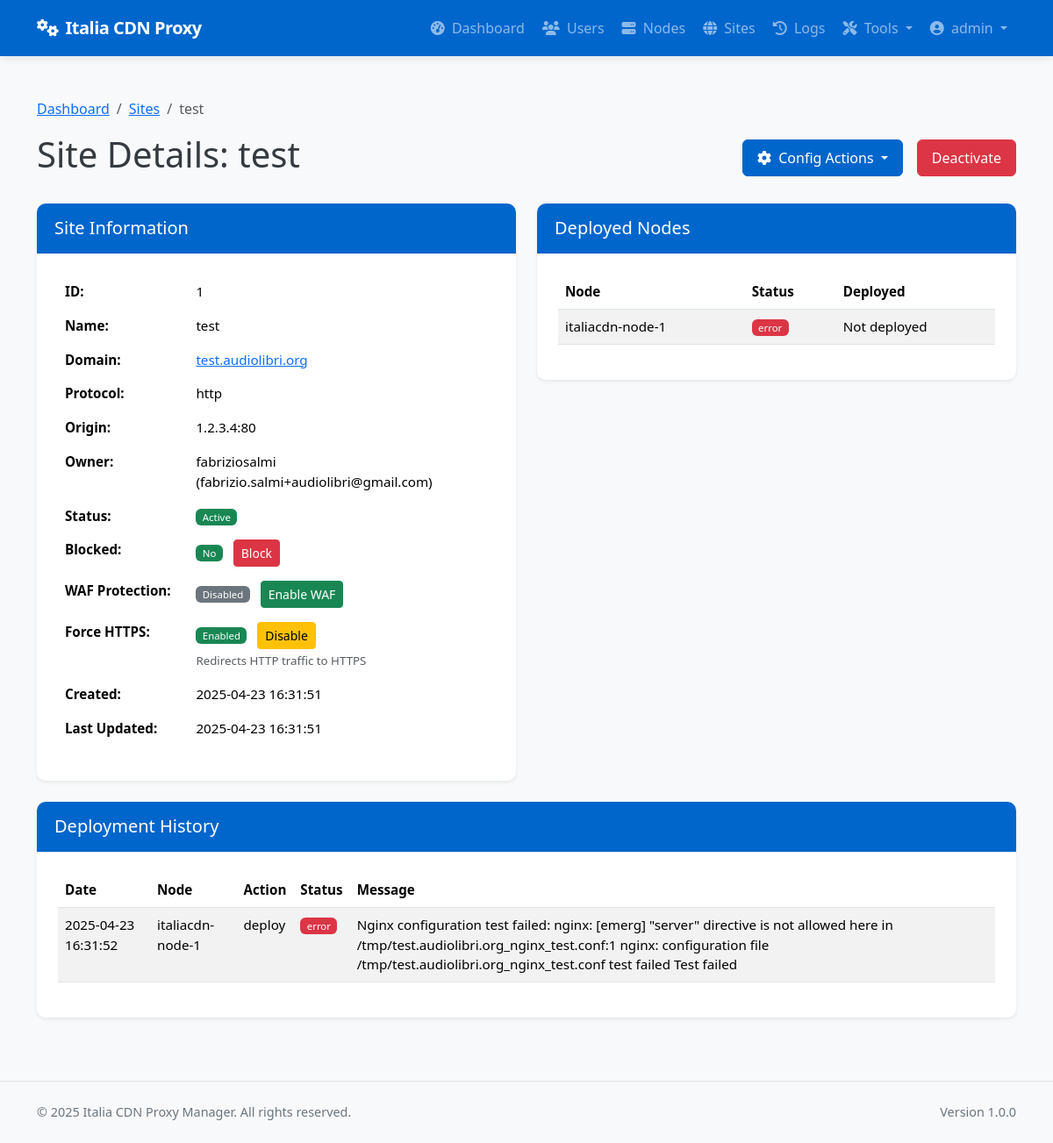
Page /admin/sites/1 (signed in) on the earlier database version.
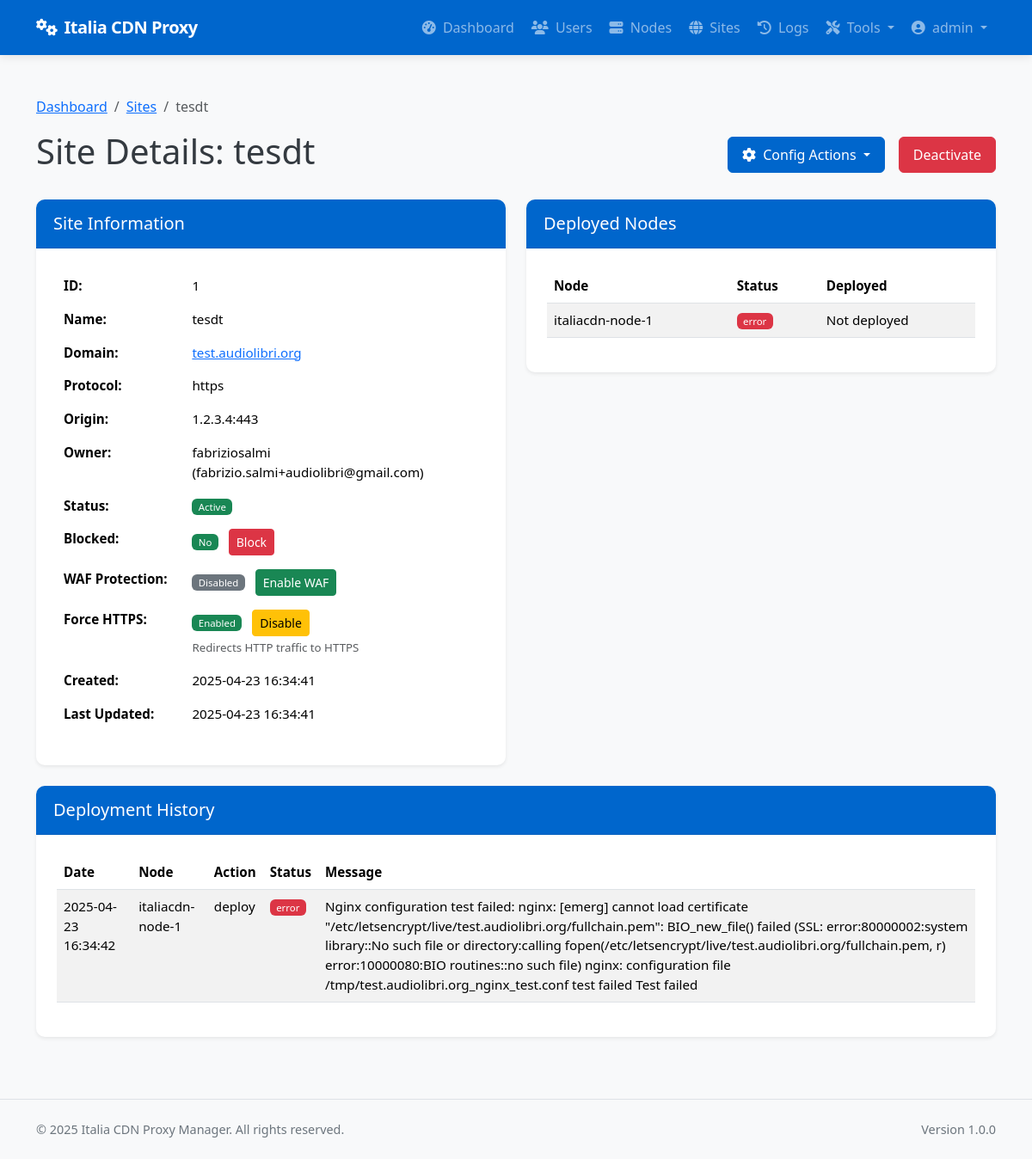
Same page on the later database version.
### app/models/models.py (models this page shows, shortened)
class Site(db.Model):
    __tablename__ = 'sites'
    id = db.Column(db.Integer, primary_key=True)
    name = db.Column(db.String(64), nullable=False)
    domain = db.Column(db.String(255), unique=True, nullable=False)
    protocol = db.Column(db.String(10), nullable=False, default='https')  # http or https
    origin_protocol = db.Column(db.String(10), nullable=False, default='http')  # http or https for origin
    origin_address = db.Column(db.String(255), nullable=False)  # Backend server address
    origin_port = db.Column(db.Integer, nullable=False)
    user_id = db.Column(db.Integer, db.ForeignKey('users.id'), nullable=True)  # Allow null for discovered sites
    is_active = db.Column(db.Boolean, default=True)
    is_blocked = db.Column(db.Boolean, default=False)
    is_discovered = db.Column(db.Boolean, default=False)  # Whether this site was discovered from node
    use_waf = db.Column(db.Boolean, default=False)
    force_https = db.Column(db.Boolean, default=True)  # New column to force HTTP to HTTPS redirect
    enable_cache = db.Column(db.Boolean, default=True)
    cache_time = db.Column(db.Integer, default=3600)  # Cache time in seconds, default 1 hour
    cache_static_time = db.Column(db.Integer, default=86400)  # Cache time for static assets in seconds, default 1 day
    custom_cache_rules = db.Column(db.Text, nullable=True)  # Custom cache rules in Nginx format
    cache_browser_time = db.Column(db.Integer, default=3600)  # Browser cache time in seconds, default 1 hour
    created_at = db.Column(db.DateTime, default=datetime.utcnow)
    updated_at = db.Column(db.DateTime, default=datetime.utcnow, onupdate=datetime.utcnow)
    custom_config = db.Column(db.Text, nullable=True)  # Additional Nginx configuration
    site_nodes = db.relationship('SiteNode', backref='site', lazy='dynamic')
    ssl_certificates = db.relationship('SSLCertificate', backref='site', lazy='dynamic')
    config_versions = db.relationship('ConfigVersion', backref='site', lazy='dynamic')

class DeploymentLog(db.Model):
    __tablename__ = 'deployment_logs'
    id = db.Column(db.Integer, primary_key=True)
    site_id = db.Column(db.Integer, db.ForeignKey('sites.id'), nullable=False)
    node_id = db.Column(db.Integer, db.ForeignKey('nodes.id'), nullable=False)
    user_id = db.Column(db.Integer, db.ForeignKey('users.id'), nullable=True)  # Who performed the action
    action = db.Column(db.String(64), nullable=False)  # deploy, update, remove, ssl_renew, discovery, rollback
    status = db.Column(db.String(20), nullable=False)  # success, error
    message = db.Column(db.Text, nullable=True)
    created_at = db.Column(db.DateTime, default=datetime.utcnow)
    site = db.relationship('Site', backref=db.backref('deployment_logs', lazy='dynamic'))
    node = db.relationship('Node', backref=db.backref('deployment_logs', lazy='dynamic'))
    user = db.relationship('User', backref=db.backref('deployment_logs', lazy='dynamic'))

class Node(db.Model):
    __tablename__ = 'nodes'
    id = db.Column(db.Integer, primary_key=True)
    name = db.Column(db.String(64), unique=True, nullable=False)
    ip_address = db.Column(db.String(45), nullable=False)  # IPv4 or IPv6
    ssh_port = db.Column(db.Integer, default=22)
    ssh_user = db.Column(db.String(64), nullable=False)
    ssh_key_path = db.Column(db.String(256), nullable=True)  # Path to SSH key file
    ssh_password = db.Column(db.String(256), nullable=True)  # Encrypted password (if using password auth)
    is_active = db.Column(db.Boolean, default=True)
    is_discovered = db.Column(db.Boolean, default=False)  # Whether this node was discovered from YAML
    created_at = db.Column(db.DateTime, default=datetime.utcnow)
    updated_at = db.Column(db.DateTime, default=datetime.utcnow, onupdate=datetime.utcnow)
    nginx_config_path = db.Column(db.String(256), default='/etc/nginx/conf.d')
    nginx_reload_command = db.Column(db.String(256), default='sudo systemctl reload nginx')
    detected_nginx_path = db.Column(db.String(256), nullable=True)  # Store detected nginx path
    site_nodes = db.relationship('SiteNode', backref='node', lazy='dynamic')

### app/controllers/admin.py (the view)
@admin.route('/sites/<int:site_id>')
@login_required
@admin_required
def view_site(site_id):
    site = Site.query.get_or_404(site_id)
    site_nodes = SiteNode.query.filter_by(site_id=site_id).all()
    deployment_logs = DeploymentLog.query.filter_by(site_id=site_id).order_by(DeploymentLog.created_at.desc()).all()
    return render_template('admin/sites/view.html',
                           site=site,
                           site_nodes=site_nodes,
                           deployment_logs=deployment_logs)

### app/models/__init__.py (called while the page is built)
@login_manager.user_loader
def load_user(user_id):
    return User.query.get(int(user_id))

### app/models/models.py (called while the page is built)
    def is_admin(self):
        return self.role == 'admin'

### app/services/access_control.py (called while the page is built)
def admin_required(f):
    @wraps(f)
    def decorated_function(*args, **kwargs):
        if not current_user.is_admin():
            flash('You need admin privileges to access this page.', 'error')
            return abort(403)
        return f(*args, **kwargs)
    return decorated_function

### app/templates/admin/sites/view.html (shortened to what the changed rows need)
{% extends 'base.html' %}
{% block content %}
<div class="container py-4">
    <nav aria-label="breadcrumb">
        <ol class="breadcrumb">
            <li class="breadcrumb-item"><a href="{{ url_for('admin.dashboard') }}">Dashboard</a></li>
            <li class="breadcrumb-item"><a href="{{ url_for('admin.list_sites') }}">Sites</a></li>
            <li class="breadcrumb-item active" aria-current="page">{{ site.name }}</li>
        </ol>
    </nav>
    <div class="d-flex justify-content-between align-items-center mb-4">
        <h1>Site Details: {{ site.name }}</h1>
        <div class="d-flex">
            <div class="dropdown me-2">
            </div>
            <form method="POST" action="{{ url_for('admin.toggle_site_active', site_id=site.id) }}" class="ms-2">
                <button type="submit" class="btn btn-{{ 'danger' if site.is_active else 'success' }}">
                    {{ 'Deactivate' if site.is_active else 'Activate' }}
                </button>
            </form>
        </div>
    </div>
    <div class="row">
        <div class="col-md-6">
            <div class="card shadow-sm mb-4">
                <div class="card-body">
                    <table class="table table-borderless">
                        <tr>
                            <th style="width: 30%">ID:</th>
                            <td>{{ site.id }}</td>
                        </tr>
                        <tr>
                            <th>Name:</th>
                            <td>{{ site.name }}</td>
                        </tr>
                        <tr>
                            <th>Domain:</th>
                            <td>
                                <a href="{{ site.protocol }}://{{ site.domain }}" target="_blank" rel="noopener noreferrer">
                                    {{ site.domain }}
                                </a>
                            </td>
                        </tr>
                        <tr>
                            <th>Protocol:</th>
                            <td>{{ site.protocol }}</td>
                        </tr>
                        <tr>
                            <th>Origin:</th>
                            <td>{{ site.origin_address }}:{{ site.origin_port }}</td>
                        </tr>
                        <tr>
                            <th>Owner:</th>
                        </tr>
                        <tr>
                            <th>Status:</th>
                            <td>
                                <span class="badge bg-{{ 'success' if site.is_active else 'danger' }}">
                                    {{ 'Active' if site.is_active else 'Inactive' }}
                                </span>
                            </td>
                        </tr>
                        <tr>
                            <th>Blocked:</th>
                            <td>
                                <span class="badge bg-{{ 'danger' if site.is_blocked else 'success' }}">
                                    {{ 'Yes' if site.is_blocked else 'No' }}
                                </span>
                                <form method="POST" action="{{ url_for('admin.toggle_site_blocked', site_id=site.id) }}" class="d-inline ms-2">
                                    <button type="submit" class="btn btn-sm btn-{{ 'success' if site.is_blocked else 'danger' }}">
                                        {{ 'Unblock' if site.is_blocked else 'Block' }}
                                    </button>
                                </form>
                            </td>
                        </tr>
                        <tr>
                            <th>WAF Protection:</th>
                            <td>
                                <span class="badge bg-{{ 'success' if site.use_waf else 'secondary' }}">
                                    {{ 'Enabled' if site.use_waf else 'Disabled' }}
                                </span>
                                <form method="POST" action="{{ url_for('admin.toggle_site_waf', site_id=site.id) }}" class="d-inline ms-2">
                                    <button type="submit" class="btn btn-sm btn-{{ 'warning' if site.use_waf else 'success' }}">
                                        {{ 'Disable WAF' if site.use_waf else 'Enable WAF' }}
                                    </button>
                                </form>
                            </td>
                        </tr>
                        <tr>
                            <th>Force HTTPS:</th>
                            <td>
                                <span class="badge bg-{{ 'success' if site.force_https else 'secondary' }}">
                                    {{ 'Enabled' if site.force_https else 'Disabled' }}
                                </span>
                                <form method="POST" action="{{ url_for('admin.toggle_site_force_https', site_id=site.id) }}" class="d-inline ms-2">
                                    <button type="submit" class="btn btn-sm btn-{{ 'warning' if site.force_https else 'success' }}">
                                        {{ 'Disable' if site.force_https else 'Enable' }}
                                    </button>
                                </form>
                                <div class="form-text small text-muted">
                                    {% if site.force_https %}Redirects HTTP traffic to HTTPS{% else %}Allows both HTTP and HTTPS traffic{% endif %}
                                </div>
                            </td>
                        </tr>
                        <tr>
                            <th>Created:</th>
                            <td>{{ site.created_at.strftime('%Y-%m-%d %H:%M:%S') }}</td>
                        </tr>
                        <tr>
                            <th>Last Updated:</th>
                            <td>{{ site.updated_at.strftime('%Y-%m-%d %H:%M:%S') }}</td>
                        </tr>
                    </table>
                </div>
            </div>
        </div>
        <div class="col-md-6">
            <div class="card shadow-sm mb-4">
                <div class="card-body">
                    {% if site_nodes %}
                        <div class="table-responsive">
                            <table class="table table-striped">
                                <thead>
                                    <tr>
                                        <th>Node</th>
                                        <th>Status</th>
                                        <th>Deployed</th>
                                    </tr>
                                </thead>
                            </table>
                        </div>
                    {% else %}
                        <div class="alert alert-info">
                            This site is not yet deployed to any nodes.
                        </div>
                    {% endif %}
                </div>
            </div>
        </div>
    </div>
    <div class="card shadow-sm mb-4">
        <div class="card-body">
            {% if deployment_logs %}
                <div class="table-responsive">
                    <table class="table table-striped">
                        <thead>
                            <tr>
                                <th>Date</th>
                                <th>Node</th>
                                <th>Action</th>
                                <th>Status</th>
                                <th>Message</th>
                            </tr>
                        </thead>
                        <tbody>
                            {% for log in deployment_logs %}
                            <tr>
                                <td>{{ log.created_at.strftime('%Y-%m-%d %H:%M:%S') }}</td>
                                <td>{{ log.node.name }}</td>
                                <td>{{ log.action }}</td>
                                <td>
                                    <span class="badge bg-{{ 'success' if log.status == 'success' else 'danger' }}">
                                        {{ log.status }}
                                    </span>
                                </td>
                                <td>{{ log.message }}</td>
                            </tr>
                            {% endfor %}
                        </tbody>
                    </table>
                </div>
            {% else %}
                <div class="alert alert-info">
                    No deployment logs found for this site.
                </div>
            {% endif %}
        </div>
    </div>
</div>
{% endblock %}

Differences in the rows shown:
changed Site "Deactivate": name "test" → "tesdt"; protocol "http" → "https"; origin_port "80" → "443"; created_at "2025-04-23 16:31:51" → "2025-04-23 16:34:41"; updated_at "2025-04-23 16:31:51" → "2025-04-23 16:34:41"
changed DeploymentLog "deploy": created_at "2025-04-23 16:31:52" → "2025-04-23 16:34:42"; message "…test failed: nginx: [emerg] \"server\" directive is not allowed here in /tmp/test.audiolibri.org_nginx_test.conf:1 nginx: configuration file /tmp/test.audiolibri.org_nginx_test.conf…" → "…test failed: nginx: [emerg] cannot load certificate \"/etc/letsencrypt/live/test.audiolibri.org/fullchain.pem\": BIO_new_file() failed (SSL: error:80000002:system library::No such file or directory:calling fopen(/etc/letsencrypt/live/test.audiolibri.org/fullchain.pem, r) error:10000080:BIO routines::no such file) nginx: configuration file /tmp/test.audiolibri.org_nginx_test.conf…"
